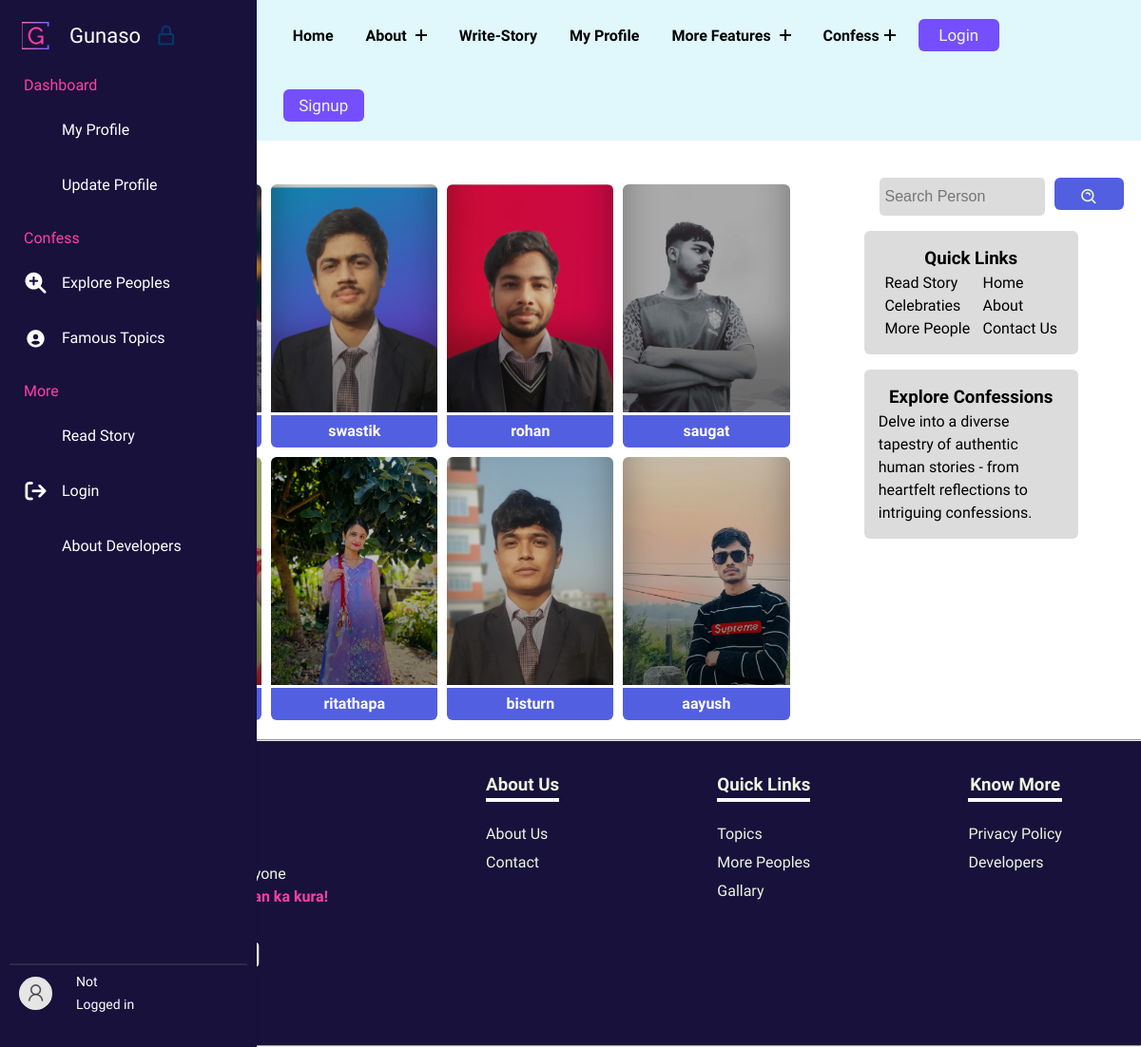
The app's page /persons/ with its own data.
### gunasoApp/models.py (models this page shows, shortened)
class Profile(models.Model):
    user = models.OneToOneField(User, on_delete=models.CASCADE, related_name="Profile")
    image = models.ImageField(upload_to="gunasoApp/images/loggeduserImages", blank=True, default="upload-image")

### gunasoApp/views.py (the view, shortened to what this page needs)
# urls.py: path('persons/',views.persons, name='person'),
def persons(request):
    if request.user.is_anonymous:
        all_users = Profile.objects.all()
        uppercontext = {
            "all_users": all_users,
        }
        return render(request, 'persons.html', uppercontext)

### templates/persons.html (shortened to what this page needs)
{% extends 'base.html' %}
{% load static %}
        {% block base_style%}
        {{ block.super }}
        <link rel="stylesheet" href="{% static 'styles/persons.css' %}">
        {% endblock base_style%}
        {% block content %}
        <div class="famoustopicsmain">
            <div class="containflex">
                <div class="leftside">
                    <h2>Connect <span class="blue">with:</span></h2>
                    <div class="gridcontain">
                        {% for profile in all_users %}
                        <div>
                            <div class="card" style="background-image: url(../media/{{profile.image}});">
                            </div>
                            <div class="linksbtns">
                                <a class="usernameanchor" href="../user/{{ profile.user }}">{{ profile.user }}</a>
                            </div>
                        </div>
                        {% endfor %}
                    </div>
                </div>
                <div class="rightside">
                    <div class="searchdiv" data-aos="fade-down">
                        <form method="get" action="{% url 'searchperson' %}">
                            <input class="searchinp" type="search" placeholder="Search Person" aria-label="Search"
                                name="query" id="query">
                            <button class="copybtn" type="submit" style="margin: 0;">
                                <i class='bx bx-search-alt'></i>
                            </button>
                        </form>
                    </div>
                    <div class="catandside">
                        <div class="categoriesdiv" data-aos="fade-down">
                            <h3>Quick Links</h3>
                            <div class="uls">
                                <ul class="lineone">
                                    <li><a href="/read-story">Read Story</a></li>
                                    <li><a href="/topics">Celebraties</a></li>
                                    <li><a href="#">More People</a></li>
                                </ul>
                                <ul class="lineone">
                                    <li><a href="/">Home</a></li>
                                    <li><a href="/about">About</a></li>
                                    <li><a href="/contact">Contact Us</a></li>
                                </ul>
                            </div>
                        </div>
                        <div class="categoriesdiv" data-aos="fade-up">
                            <h3>Explore Confessions</h3>
                            <p>Delve into a diverse tapestry of authentic human stories - from heartfelt reflections to
                                intriguing confessions.</p>
                        </div>
                    </div>
                </div>
            </div>
        </div>
        {% endblock %}

### static/styles/base.css (style rules this page uses)
:root { --dark: #754ffe; --darkgreen: #379683; --bcolor: #5CDB95; --cooltexr: #4a4b65; --backupgreen: #8EE4AF; --para: #EDF5E1; --mainheading: #FFF; --hotish: #FF3FA4; --skyblue: #525FE1; --footer: #18113c; }
body { line-height: 1.5; font-family: "Raleway", sans-serif; font-weight: 400; }
* { margin: 0; padding: 0; box-sizing: border-box; }
ul { z-index: 11; list-style: none; margin: 0; padding: 0; }
a { text-decoration: none; }
input, textarea, button, select, a, i { -webkit-tap-highlight-color: transparent; }
button { cursor: pointer; background-color: #754ffe; font-family: inherit; display: inline-block; width: 5em; height: 2em; line-height: 1.9em; margin: 20px; position: relative; overflow: hidden; border: 2px solid var(--color); transition: color .5s; font-size: 17px; border-radius: 6px; font-weight: 500; color: var(--para); }
button:before { content: ""; position: absolute; z-index: -1; background: var(--skyblue); height: 150px; width: 200px; border-radius: 50%; }
button:before { top: 100%; left: 100%; transition: all .7s; }

### static/styles/persons.css (style rules this page uses)
* { margin: 0; padding: 0; box-sizing: border-box; }
:root { --dark: #05386B; --darkgreen: #379683; --bcolor: #5CDB95; --backupgreen: #8EE4AF; --para: #EDF5E1; --mainheading: #FFF; --hotish: #FF3FA4; --skyblue: #525FE1; --deepdark: #1010; }
.blue { color: var(--skyblue); }
.copybtn { cursor: pointer; background-color: var(--skyblue); font-family: inherit; display: inline-block; width: 5em; height: 2em; line-height: 1.9em; margin: 10px 0; position: relative; overflow: hidden; border: 2px solid var(--color); transition: color .5s; z-index: 1; font-size: 17px; border-radius: 6px; font-weight: 500; color: var(--para); }
.copybtn:before { content: ""; position: absolute; z-index: -1; background: var(--skyblue); height: 150px; width: 200px; border-radius: 50%; }
.copybtn:before { top: 100%; left: 100%; transition: all .7s; }
.famoustopicsmain { margin: 0 .5rem 0 5rem; }
.containflex { padding: 10px; display: flex; gap: 20px; }
.gridcontain { display: grid; gap: 10px; grid-template-columns: repeat(4, 1fr) }
.card { padding: 6px; height: 30vh; border-top-left-radius: 6px; border-top-right-radius: 6px; box-shadow: rgba(0, 0, 0, 0.35) 0px -80px 36px -1px inset; background-color: violet; background-size: cover; background-position: center; background-repeat: no-repeat; filter: brightness(80%); }
a { text-decoration: none; }
.usernameanchor { display: flex; justify-content: center; font-weight: bold; margin-top: 3px; font-size: 16px; background-color: var(--skyblue); padding: 5px 10px; border-bottom-left-radius: 6px; border-bottom-right-radius: 6px; width: inherit; color: #ffffff; }
.linksbtns { display: flex; flex-direction: column; gap: 5px; }
.leftside { padding: 0 10px 10px 10px; flex-basis: 70%; }
.rightside { padding-top: 13px; flex-basis: 30%; border-radius: 6px; }
.searchdiv { margin-top: 1rem; display: flex; align-items: center; margin-left: 4rem; }
.searchdiv form { display: flex; gap: 10px; }
.searchdiv i { line-height: 5vh; font-size: 20px; }
.searchinp { padding: 6px; width: 78%; background-color: gainsboro; height: 5vh; }
.searchinp { border: none; font-size: 16px; border-radius: 5px; }
.catandside { display: flex; flex-direction: column; align-items: center; }
.categoriesdiv { margin-top: 1rem; border-radius: 6px; padding: 15px; background-color: gainsboro; text-align: center; width: 70%; }
.categoriesdiv p { text-align: left; }
.uls { display: flex; justify-content: space-around; }
.uls ul { text-align: left; }
.uls ul li a { text-decoration: none; color: #000; cursor: pointer; }

### records on screen
Profile: image (picture), user "swastik"
Profile: image (picture), user "rohan"
Profile: image (picture), user "saugat"
Profile: image (picture), user "ritathapa"
Profile: image (picture), user "bisturn"
Profile: image (picture), user "aayush"
